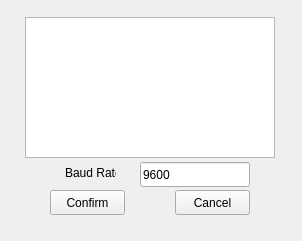
<?xml version="1.0" encoding="UTF-8"?>
<ui version="4.0">
 <class>MainWindow</class>
 <widget class="QMainWindow" name="MainWindow">
  <property name="enabled">
   <bool>true</bool>
  </property>
  <property name="geometry">
   <rect>
    <x>0</x>
    <y>0</y>
    <width>302</width>
    <height>241</height>
   </rect>
  </property>
  <property name="minimumSize">
   <size>
    <width>302</width>
    <height>241</height>
   </size>
  </property>
  <property name="maximumSize">
   <size>
    <width>302</width>
    <height>241</height>
   </size>
  </property>
  <property name="focusPolicy">
   <enum>Qt::StrongFocus</enum>
  </property>
  <property name="windowTitle">
   <string>Choose Device Address</string>
  </property>
  <widget class="QWidget" name="centralwidget">
   <widget class="QPushButton" name="confirmButton">
    <property name="geometry">
     <rect>
      <x>50</x>
      <y>190</y>
      <width>75</width>
      <height>25</height>
     </rect>
    </property>
    <property name="text">
     <string>Confirm</string>
    </property>
   </widget>
   <widget class="QPushButton" name="cancelButton">
    <property name="geometry">
     <rect>
      <x>175</x>
      <y>190</y>
      <width>75</width>
      <height>25</height>
     </rect>
    </property>
    <property name="text">
     <string>Cancel</string>
    </property>
   </widget>
   <widget class="QListWidget" name="listWidget">
    <property name="geometry">
     <rect>
      <x>25</x>
      <y>17</y>
      <width>250</width>
      <height>141</height>
     </rect>
    </property>
   </widget>
   <widget class="QLineEdit" name="lineEditBaudRate">
    <property name="geometry">
     <rect>
      <x>140</x>
      <y>162</y>
      <width>110</width>
      <height>25</height>
     </rect>
    </property>
    <property name="text">
     <string>9600</string>
    </property>
   </widget>
   <widget class="QLabel" name="label">
    <property name="geometry">
     <rect>
      <x>65</x>
      <y>163</y>
      <width>51</width>
      <height>20</height>
     </rect>
    </property>
    <property name="text">
     <string>Baud Rate</string>
    </property>
   </widget>
  </widget>
 </widget>
 <resources/>
 <connections/>
</ui>
